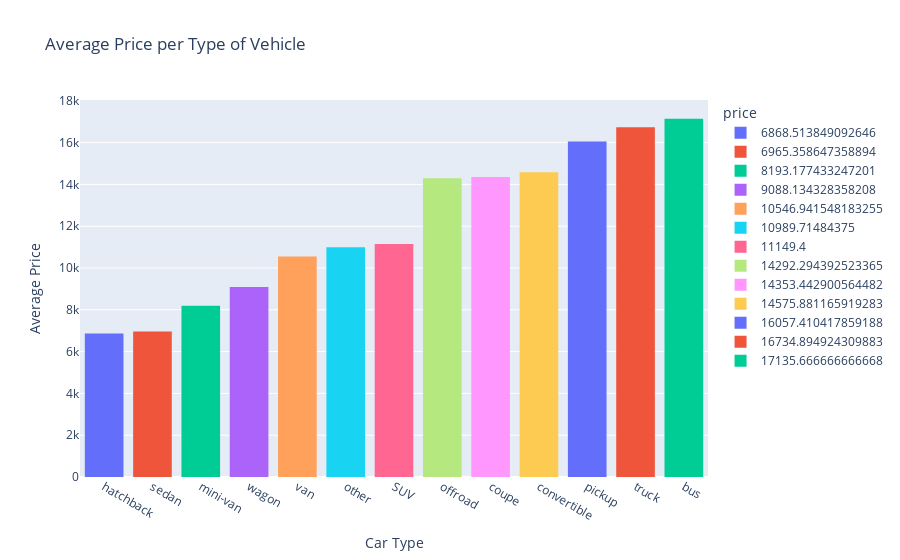

The notebook cell this image was saved under:
### Code cell
fig = px.histogram(df_1, x="type", y = 'price', color = 'price', title="Average Price per Type of Vehicle")

fig.update_xaxes(title_text="Car Type")
fig.update_yaxes(title_text="Average Price")
fig.show()

### Figure 1 — Plotly figure (JSON) as saved in the notebook; plotly's stock layout.template omitted (floating-point values rounded to 4 significant figures)
{"data": [{"bingroup": "x", "histfunc": "sum", "hovertemplate": "price=6868.513849092646<br>type=%{x}<br>sum of price=%{y}<extra></extra>", "legendgroup": "6868.513849092646", "marker": {"color": "#636efa", "pattern": {"shape": ""}}, "name": "6868.513849092646", "orientation": "v", "showlegend": true, "type": "histogram", "x": ["hatchback"], "xaxis": "x", "y": [6869.0], "yaxis": "y"}, {"bingroup": "x", "histfunc": "sum", "hovertemplate": "price=6965.358647358894<br>type=%{x}<br>sum of price=%{y}<extra></extra>", "legendgroup": "6965.358647358894", "marker": {"color": "#EF553B", "pattern": {"shape": ""}}, "name": "6965.358647358894", "orientation": "v", "showlegend": true, "type": "histogram", "x": ["sedan"], "xaxis": "x", "y": [6965.0], "yaxis": "y"}, {"bingroup": "x", "histfunc": "sum", "hovertemplate": "price=8193.177433247201<br>type=%{x}<br>sum of price=%{y}<extra></extra>", "legendgroup": "8193.177433247201", "marker": {"color": "#00cc96", "pattern": {"shape": ""}}, "name": "8193.177433247201", "orientation": "v", "showlegend": true, "type": "histogram", "x": ["mini-van"], "xaxis": "x", "y": [8193.0], "yaxis": "y"}, {"bingroup": "x", "histfunc": "sum", "hovertemplate": "price=9088.134328358208<br>type=%{x}<br>sum of price=%{y}<extra></extra>", "legendgroup": "9088.134328358208", "marker": {"color": "#ab63fa", "pattern": {"shape": ""}}, "name": "9088.134328358208", "orientation": "v", "showlegend": true, "type": "histogram", "x": ["wagon"], "xaxis": "x", "y": [9088.0], "yaxis": "y"}, {"bingroup": "x", "histfunc": "sum", "hovertemplate": "price=10546.941548183255<br>type=%{x}<br>sum of price=%{y}<extra></extra>", "legendgroup": "10546.941548183255", "marker": {"color": "#FFA15A", "pattern": {"shape": ""}}, "name": "10546.941548183255", "orientation": "v", "showlegend": true, "type": "histogram", "x": ["van"], "xaxis": "x", "y": [10550.0], "yaxis": "y"}, {"bingroup": "x", "histfunc": "sum", "hovertemplate": "price=10989.71484375<br>type=%{x}<br>sum of price=%{y}<extra></extra>", "legendgroup": "10989.71484375", "marker": {"color": "#19d3f3", "pattern": {"shape": ""}}, "name": "10989.71484375", "orientation": "v", "showlegend": true, "type": "histogram", "x": ["other"], "xaxis": "x", "y": [10990.0], "yaxis": "y"}, {"bingroup": "x", "histfunc": "sum", "hovertemplate": "price=11149.4<br>type=%{x}<br>sum of price=%{y}<extra></extra>", "legendgroup": "11149.4", "marker": {"color": "#FF6692", "pattern": {"shape": ""}}, "name": "11149.4", "orientation": "v", "showlegend": true, "type": "histogram", "x": ["SUV"], "xaxis": "x", "y": [11150.0], "yaxis": "y"}, {"bingroup": "x", "histfunc": "sum", "hovertemplate": "price=14292.294392523365<br>type=%{x}<br>sum of price=%{y}<extra></extra>", "legendgroup": "14292.294392523365", "marker": {"color": "#B6E880", "pattern": {"shape": ""}}, "name": "14292.294392523365", "orientation": "v", "showlegend": true, "type": "histogram", "x": ["offroad"], "xaxis": "x", "y": [14290.0], "yaxis": "y"}, {"bingroup": "x", "histfunc": "sum", "hovertemplate": "price=14353.442900564482<br>type=%{x}<br>sum of price=%{y}<extra></extra>", "legendgroup": "14353.442900564482", "marker": {"color": "#FF97FF", "pattern": {"shape": ""}}, "name": "14353.442900564482", "orientation": "v", "showlegend": true, "type": "histogram", "x": ["coupe"], "xaxis": "x", "y": [14350.0], "yaxis": "y"}, {"bingroup": "x", "histfunc": "sum", "hovertemplate": "price=14575.881165919283<br>type=%{x}<br>sum of price=%{y}<extra></extra>", "legendgroup": "14575.881165919283", "marker": {"color": "#FECB52", "pattern": {"shape": ""}}, "name": "14575.881165919283", "orientation": "v", "showlegend": true, "type": "histogram", "x": ["convertible"], "xaxis": "x", "y": [14580.0], "yaxis": "y"}, {"bingroup": "x", "histfunc": "sum", "hovertemplate": "price=16057.410417859188<br>type=%{x}<br>sum of price=%{y}<extra></extra>", "legendgroup": "16057.410417859188", "marker": {"color": "#636efa", "pattern": {"shape": ""}}, "name": "16057.410417859188", "orientation": "v", "showlegend": true, "type": "histogram", "x": ["pickup"], "xaxis": "x", "y": [16060.0], "yaxis": "y"}, {"bingroup": "x", "histfunc": "sum", "hovertemplate": "price=16734.894924309883<br>type=%{x}<br>sum of price=%{y}<extra></extra>", "legendgroup": "16734.894924309883", "marker": {"color": "#EF553B", "pattern": {"shape": ""}}, "name": "16734.894924309883", "orientation": "v", "showlegend": true, "type": "histogram", "x": ["truck"], "xaxis": "x", "y": [16730.0], "yaxis": "y"}, {"bingroup": "x", "histfunc": "sum", "hovertemplate": "price=17135.666666666668<br>type=%{x}<br>sum of price=%{y}<extra></extra>", "legendgroup": "17135.666666666668", "marker": {"color": "#00cc96", "pattern": {"shape": ""}}, "name": "17135.666666666668", "orientation": "v", "showlegend": true, "type": "histogram", "x": ["bus"], "xaxis": "x", "y": [17140.0], "yaxis": "y"}], "layout": {"barmode": "relative", "legend": {"title": {"text": "price"}, "tracegroupgap": 0}, "title": {"text": "Average Price per Type of Vehicle"}, "xaxis": {"anchor": "y", "domain": [0, 1], "title": {"text": "Car Type"}}, "yaxis": {"anchor": "x", "categoryarray": [17140.0, 16730.0, 16060.0, 14580.0, 14350.0, 14290.0, 11150.0, 10990.0, 10550.0, 9088.0, 8193.0, 6965.0, 6869.0], "categoryorder": "array", "domain": [0, 1], "title": {"text": "Average Price"}}}}
